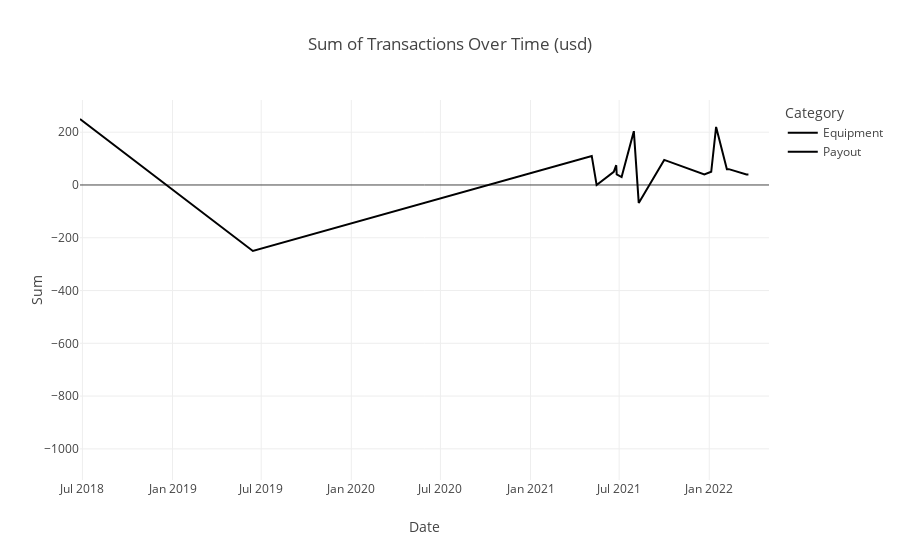
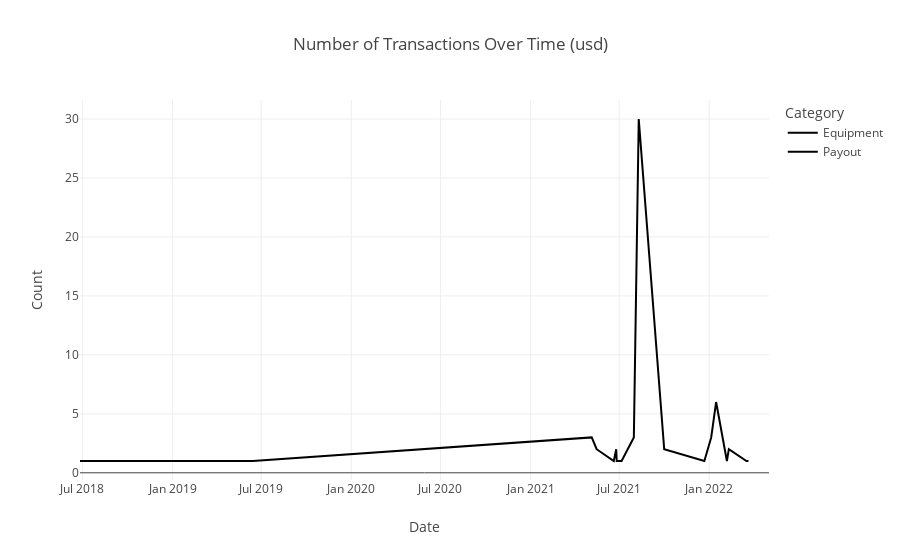

Here is the notebook cell these charts were saved with, in order:
### Code cell
# Group the DataFrame by 'Category' and 'Date' and calculate the sum of 'Sum' and the count of transactions
category_sum_over_time = df_fin_usd.groupby(['Category', 'Date'])['Sum'].sum().reset_index()
category_count_over_time = df_fin_usd.groupby(['Category', 'Date']).size().reset_index(name='Count')

# Create a line graph for the sum of transactions over time for each category
fig_sum_over_time = px.line(category_sum_over_time, x='Date', y='Sum', color='Category',
                            title='Sum of Transactions Over Time (usd)')

# Create a line graph for the number of transactions over time for each category
fig_count_over_time = px.line(category_count_over_time, x='Date', y='Count', color='Category',
                              title='Number of Transactions Over Time (usd)')

# Show the interactive graphs
fig_sum_over_time.show()
fig_count_over_time.show()

### Figure 1 — Plotly figure (JSON) as saved in the notebook; plotly's stock layout.template omitted (floating-point values rounded to 4 significant figures)
{"data": [{"hovertemplate": "Category=Equipment<br>Date=%{x}<br>Sum=%{y}<extra></extra>", "legendgroup": "Equipment", "line": {"color": "#000001", "dash": "solid"}, "marker": {"symbol": "circle"}, "mode": "lines", "name": "Equipment", "orientation": "v", "showlegend": true, "type": "scatter", "x": ["2018-06-26T00:00:00", "2019-06-14T00:00:00", "2021-05-06T00:00:00", "2021-05-16T00:00:00", "2021-06-20T00:00:00", "2021-06-25T00:00:00", "2021-06-26T00:00:00", "2021-07-06T00:00:00", "2021-07-31T00:00:00", "2021-08-10T00:00:00", "2021-10-01T00:00:00", "2021-12-22T00:00:00", "2022-01-05T00:00:00", "2022-01-15T00:00:00", "2022-02-06T00:00:00", "2022-02-10T00:00:00", "2022-03-18T00:00:00", "2022-03-22T00:00:00"], "xaxis": "x", "y": [250, -250, 110, 0, 50, 75, 40, 30, 204, -68, 95, 40, 50, 220, 60, 60, 40, 40], "yaxis": "y"}, {"hovertemplate": "Category=Payout<br>Date=%{x}<br>Sum=%{y}<extra></extra>", "legendgroup": "Payout", "line": {"color": "#000002", "dash": "solid"}, "marker": {"symbol": "circle"}, "mode": "lines", "name": "Payout", "orientation": "v", "showlegend": true, "type": "scatter", "x": ["2022-05-03T00:00:00"], "xaxis": "x", "y": [-1046], "yaxis": "y"}], "layout": {"legend": {"title": {"text": "Category"}, "tracegroupgap": 0}, "title": {"text": "Sum of Transactions Over Time (usd)"}, "xaxis": {"anchor": "y", "domain": [0, 1], "title": {"text": "Date"}}, "yaxis": {"anchor": "x", "domain": [0, 1], "title": {"text": "Sum"}}}}

### Figure 2 — Plotly figure (JSON) as saved in the notebook; plotly's stock layout.template omitted (floating-point values rounded to 4 significant figures)
{"data": [{"hovertemplate": "Category=Equipment<br>Date=%{x}<br>Count=%{y}<extra></extra>", "legendgroup": "Equipment", "line": {"color": "#000001", "dash": "solid"}, "marker": {"symbol": "circle"}, "mode": "lines", "name": "Equipment", "orientation": "v", "showlegend": true, "type": "scatter", "x": ["2018-06-26T00:00:00", "2019-06-14T00:00:00", "2021-05-06T00:00:00", "2021-05-16T00:00:00", "2021-06-20T00:00:00", "2021-06-25T00:00:00", "2021-06-26T00:00:00", "2021-07-06T00:00:00", "2021-07-31T00:00:00", "2021-08-10T00:00:00", "2021-10-01T00:00:00", "2021-12-22T00:00:00", "2022-01-05T00:00:00", "2022-01-15T00:00:00", "2022-02-06T00:00:00", "2022-02-10T00:00:00", "2022-03-18T00:00:00", "2022-03-22T00:00:00"], "xaxis": "x", "y": [1, 1, 3, 2, 1, 2, 1, 1, 3, 30, 2, 1, 3, 6, 1, 2, 1, 1], "yaxis": "y"}, {"hovertemplate": "Category=Payout<br>Date=%{x}<br>Count=%{y}<extra></extra>", "legendgroup": "Payout", "line": {"color": "#000002", "dash": "solid"}, "marker": {"symbol": "circle"}, "mode": "lines", "name": "Payout", "orientation": "v", "showlegend": true, "type": "scatter", "x": ["2022-05-03T00:00:00"], "xaxis": "x", "y": [2], "yaxis": "y"}], "layout": {"legend": {"title": {"text": "Category"}, "tracegroupgap": 0}, "title": {"text": "Number of Transactions Over Time (usd)"}, "xaxis": {"anchor": "y", "domain": [0, 1], "title": {"text": "Date"}}, "yaxis": {"anchor": "x", "domain": [0, 1], "title": {"text": "Count"}}}}
